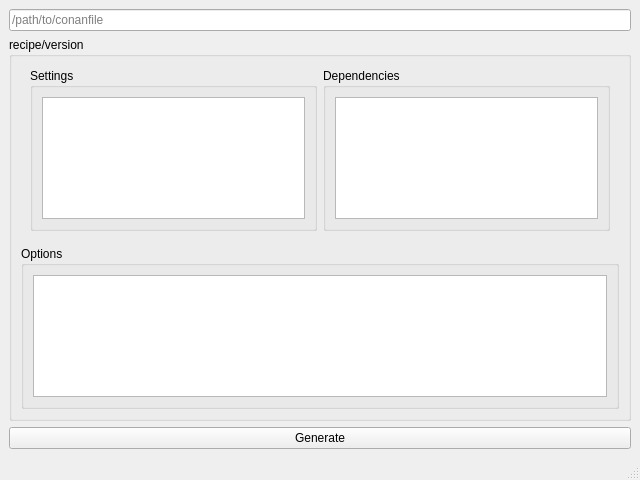
<?xml version="1.0" encoding="UTF-8"?>
<ui version="4.0">
 <class>MainWindow</class>
 <widget class="QMainWindow" name="MainWindow">
  <property name="geometry">
   <rect>
    <x>0</x>
    <y>0</y>
    <width>640</width>
    <height>480</height>
   </rect>
  </property>
  <property name="windowTitle">
   <string>PynCone</string>
  </property>
  <widget class="QWidget" name="centralwidget">
   <layout class="QVBoxLayout" name="verticalLayout">
    <item>
     <widget class="QLineEdit" name="lineEdit">
      <property name="placeholderText">
       <string>/path/to/conanfile</string>
      </property>
     </widget>
    </item>
    <item>
     <widget class="QGroupBox" name="groupBox">
      <property name="title">
       <string>recipe/version</string>
      </property>
      <layout class="QVBoxLayout" name="verticalLayout_3">
       <property name="topMargin">
        <number>2</number>
       </property>
       <item>
        <layout class="QVBoxLayout" name="verticalLayout_2">
         <item>
          <widget class="QWidget" name="widget" native="true">
           <layout class="QHBoxLayout" name="horizontalLayout_3">
            <item>
             <widget class="QGroupBox" name="groupBox_4">
              <property name="title">
               <string>Settings</string>
              </property>
              <property name="checkable">
               <bool>false</bool>
              </property>
              <layout class="QHBoxLayout" name="horizontalLayout_2">
               <item>
                <widget class="QListView" name="listView">
                 <property name="toolTip">
                  <string extracomment="settings are set by profiles">butts muthafucka!!!!!!!!</string>
                 </property>
                 <property name="toolTipDuration">
                  <number>4000</number>
                 </property>
                </widget>
               </item>
              </layout>
             </widget>
            </item>
            <item>
             <widget class="QGroupBox" name="groupBox_3">
              <property name="title">
               <string>Dependencies</string>
              </property>
              <layout class="QHBoxLayout" name="horizontalLayout_4">
               <item>
                <widget class="QListView" name="listView_2"/>
               </item>
              </layout>
             </widget>
            </item>
           </layout>
          </widget>
         </item>
        </layout>
       </item>
       <item>
        <widget class="QGroupBox" name="groupBox_6">
         <property name="title">
          <string>Options</string>
         </property>
         <layout class="QHBoxLayout" name="horizontalLayout_5">
          <item>
           <widget class="QListView" name="listView_3"/>
          </item>
         </layout>
        </widget>
       </item>
      </layout>
     </widget>
    </item>
    <item>
     <widget class="QPushButton" name="pushButton">
      <property name="toolTip">
       <string comment="click me"/>
      </property>
      <property name="statusTip">
       <string extracomment="cool"/>
      </property>
      <property name="whatsThis">
       <string extracomment="what"/>
      </property>
      <property name="text">
       <string>Generate</string>
      </property>
     </widget>
    </item>
   </layout>
  </widget>
  <widget class="QMenuBar" name="menubar">
   <property name="geometry">
    <rect>
     <x>0</x>
     <y>0</y>
     <width>640</width>
     <height>22</height>
    </rect>
   </property>
  </widget>
  <widget class="QStatusBar" name="statusbar"/>
 </widget>
 <resources/>
 <connections>
  <connection>
   <sender>pushButton</sender>
   <signal>clicked()</signal>
   <receiver>lineEdit</receiver>
   <slot>paste()</slot>
   <hints>
    <hint type="sourcelabel">
     <x>319</x>
     <y>432</y>
    </hint>
    <hint type="destinationlabel">
     <x>319</x>
     <y>44</y>
    </hint>
   </hints>
  </connection>
 </connections>
</ui>
